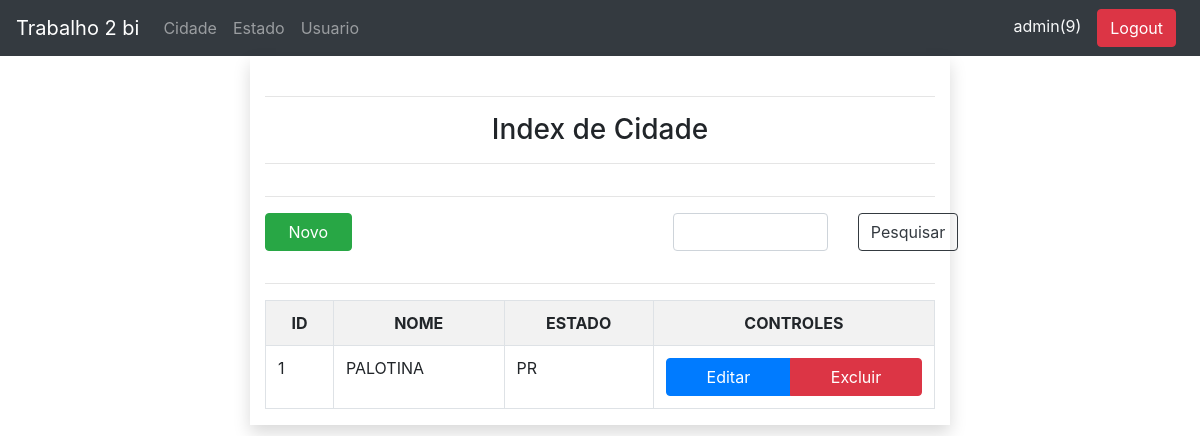
Screenshot of /FONTES/Cidade.php?Pesquisa=PALOTINA (signed in) with the database file from the repository.
### tables this page shows
CREATE TABLE cidade(
	idCidade INT NOT NULL PRIMARY KEY AUTO_INCREMENT,
	idEstado INT,
	nome VARCHAR(50),
	FOREIGN KEY (idEstado) REFERENCES estado(idEstado)
);

CREATE TABLE estado(
	idEstado INT NOT NULL PRIMARY KEY AUTO_INCREMENT,
	nome VARCHAR(50),
	sigla VARCHAR(2)
);

### FONTES/Cidade.php (the view, shortened to what this page needs)
<?php
	include("include/head.php");
	include("include/top.php");
	include("include/connection/config.php");
	$con = new PDO($connectionString, USER,PASS);
	$sql = "SELECT c.idCidade, c.nome, e.sigla FROM cidade c INNER JOIN estado e ON e.idEstado = c.idEstado ORDER BY c.nome LIMIT 100;";
	if (ISSET($_GET["Pesquisa"])) {
		$id = " ";
		$sql = "SELECT c.idCidade, c.nome, e.sigla FROM cidade c INNER JOIN estado e ON e.idEstado = c.idEstado WHERE $id c.nome like '%".$_GET["Pesquisa"]."%' ORDER BY c.nome LIMIT 100;";
	}
	$result = $con->query($sql);
?>
<div class="d-flex justify-content-center">
	<div class="form-group shadow col-md-7">
		<div class="form-row mt-4">
			<div class="col-md-12 text-center ">
				<hr>
				<p  class="h3">Index de Cidade</p>
				<hr>
			</div>
		</div>
		<hr />
		<div class="row	">
			<div class="col-2">
				<div class="btn-group btn-block">
					<a href="CadastroCidade.php" class="btn btn-success">Novo</a>
				</div>
			</div>
			<div class="col-md-10">
				<form action="Cidade.php" method="GET">
					<div class="input-group">
						<div class="col-4 offset-6">
							<input type="text" name="Pesquisa" id="Pesquisa" class="form-control ">
						</div>
						<div class="col-2 btn-group btn-block">
							<input type="submit" value="Pesquisar" class="btn btn-outline-dark">
						</div>
					</div>
				</form>
			</div>
		</div>
		<hr />
		<div id="divListaUsuario" class="">
			<table class="table table-responsive-sm table-striped table-hover table-bordered">
				<tr class="text-center">
					<th>
						ID
					</th>
					<th>
						NOME
					</th>
					<th>
						ESTADO
					</th>
					<th>CONTROLES</th>
				</tr>
				<?php
					while ($row = $result-> fetch(PDO::FETCH_OBJ)) {
						echo	"<tr>";
						echo	"<td>";
						echo		$row->idCidade;
						echo	"</td>";
						echo	"<td>";
						echo		$row->nome;
						echo	"</td>";
						echo	"<td>";
						echo		$row->sigla;
						echo	"</td>";
						echo	"<td>";
						echo		"<div class='btn-group btn-block'>";
						echo			"<a href='EditarCidade?id=".$row->idCidade."' class='btn btn-primary'>Editar</a> ";
						echo			"<a href='ExcluirCidade?id=".$row->idCidade."' class='btn btn-danger'>Excluir</a> ";
						echo		"</div>";
						echo	"</td>";
						echo	"</tr>";
					}
				?>
			</table>
		</div>
	</div>
</div>

### rows the page displays
cidade: idCidade "1", nome "PALOTINA", idEstado.sigla "PR"

### other values shown
$_SESSION["user"] "admin"
$_SESSION["nivel"] "9"
